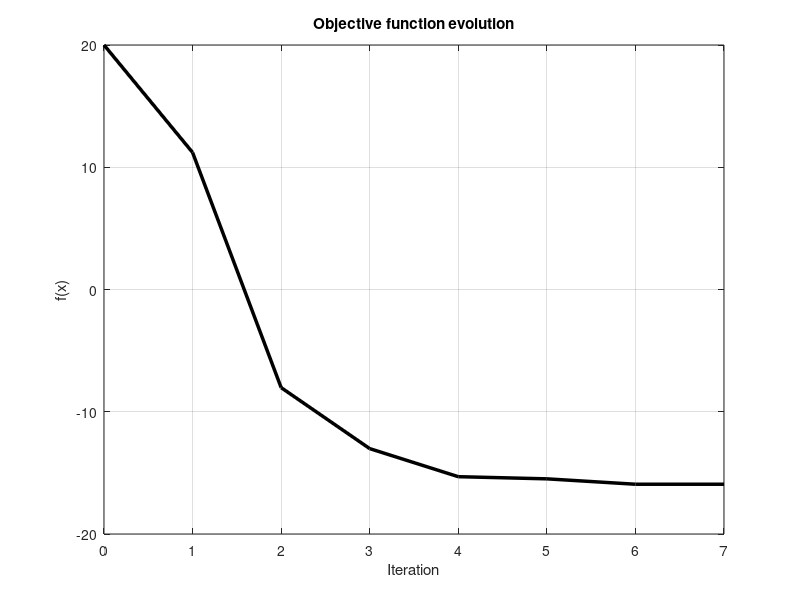
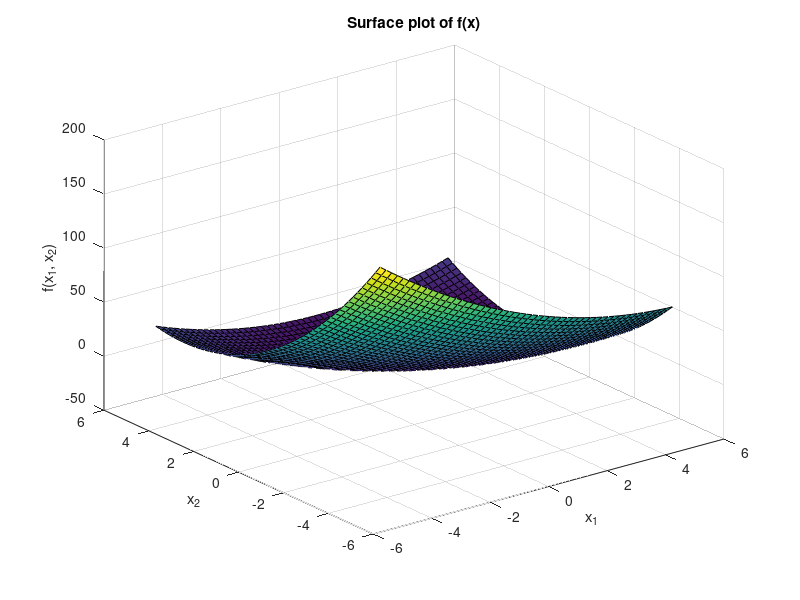

These charts were generated, in order, by the following MATLAB code:
% hill climbing algorithm
clc; clear; close all;


%%%%%%%%%%%%%%%%%%%%%%%% insert function to optmize %%%%%%%%%%%%%%%%%%%%%%%
% objective function
F  = @(x) x(1).^2 +2.*x(2).^2 +x(1).*x(2) -6.*x(1) -10.*x(2);
%%%%%%%%%%%%%%%%%%%%%%%%%%%%%%%%%%%%%%%%%%%%%%%%%%%%%%%%%%%%%%%%%%%%%%%%%%%

% initial solution
x = [5; 5];

% maximum number of iterations
k_max = 30;


%%%%%%%%%%%%%%%%%%%%%%%%%% initialize parameters %%%%%%%%%%%%%%%%%%%%%%%%%%
k     = 1;
alpha = 1;
neig  = 5;
tol   = 1e-6;


%%%%%%%%%%%%%%%%%%%%%%%%%%% hill climbing %%%%%%%%%%%%%%%%%%%%%%%%%%%%%%%%%
f(1) = F(x);                                    % evaluate objective function for x_0
fprintf('hill climbing optimization\n');
fprintf('k = %2d: x = %-10s | F(x) = %.4f\n', 0, mat2str(x,2), f(1));

while( k<=k_max )                               % stopping criterion (number of iterations) 
    k   = k+1;
    f_i = F(x);                                 % evaluate objective function for x_i
    
    for aux  = 1:neig
        x_j = x +alpha*(2*rand(size(x)) -1);    % random neighbor solution x_j     
        f_j = F(x_j);                           % evaluate objective function for x_j

        if( f_j < f_i )
            x   = x_j;                          % accepted new solution
            f_i = f_j;                          % new objective function
            fprintf('neighb: x = %-10s | F(x) = %.4f | new min\n', mat2str(x,2), f_j);
        end
    end

    f(k) = f_i;                                
    fprintf('k = %2d: x = %-10s | F(x) = %.4f\n', k, mat2str(x,2), f(k));  % show progress
    if( abs(f(k)-f(k-1)) < tol )
        fprintf('Converged: change < tol (%.e)\n', tol);
        break;
    end
end

% evolution of the objective function
figure(1);
plot(0:length(f)-1, f, 'LineWidth',2.5, 'color','k');
title('Objective function evolution');
xlabel('Iteration');
ylabel('f(x)');
grid on;

if length(x) == 2
    % create grid
    x_1 = -5:0.2:5;
    x_2 = -5:0.2:5;
    [X1, X2] = meshgrid(x_1, x_2);
    Z = arrayfun(@(a, b) F([a; b]), X1, X2);
    
    % 3D surface plot
    figure(2);
    surf(X1, X2, Z);
    title('Surface plot of f(x)');
    xlabel('x_1');
    ylabel('x_2');
    zlabel('f(x_1, x_2)');
    grid on;
    hold on;
    plot3(x(1),x(2), F(x), 'ro', 'MarkerSize', 10, 'MarkerFaceColor', 'r');
end